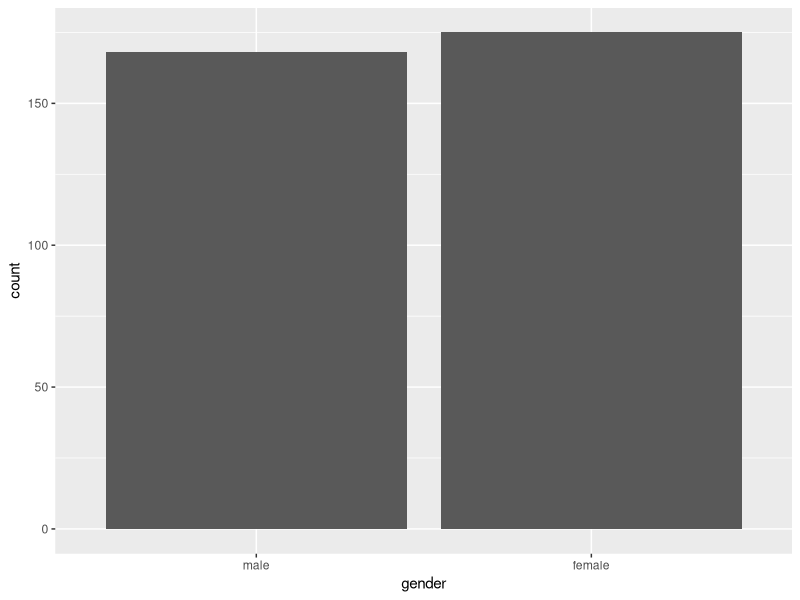
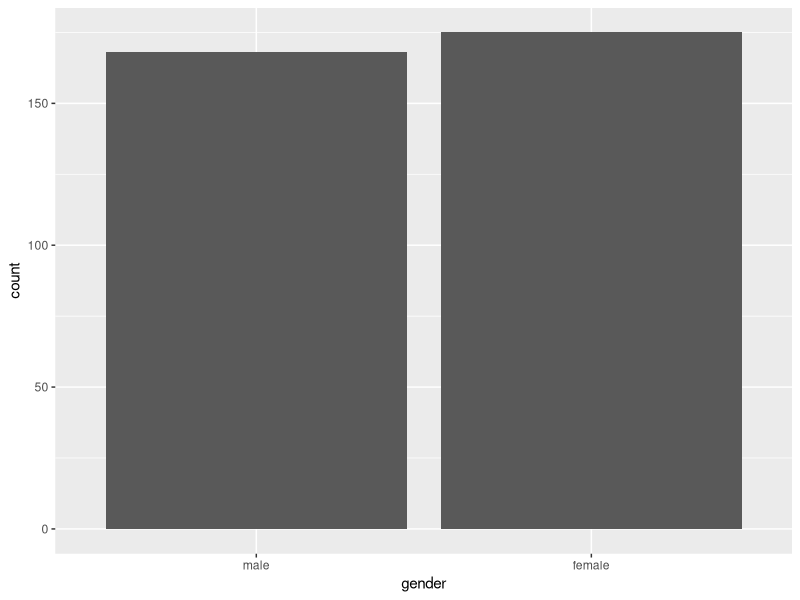
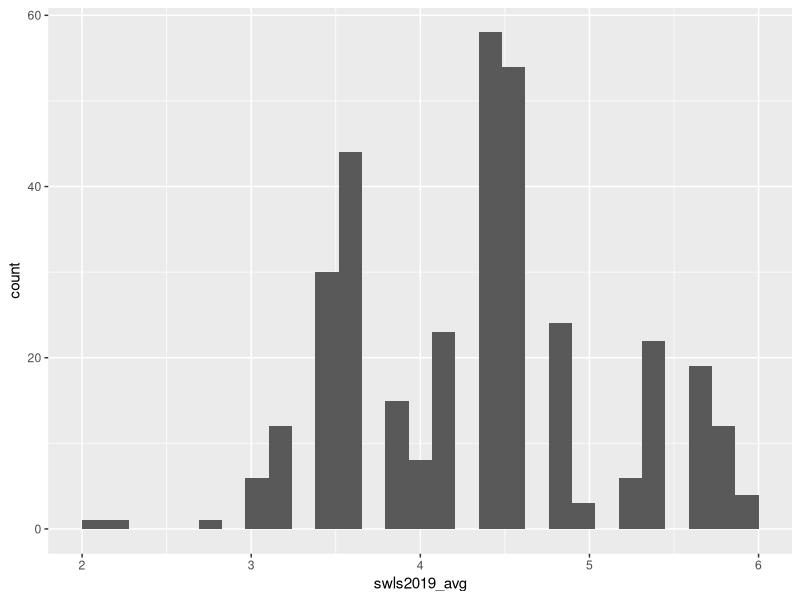
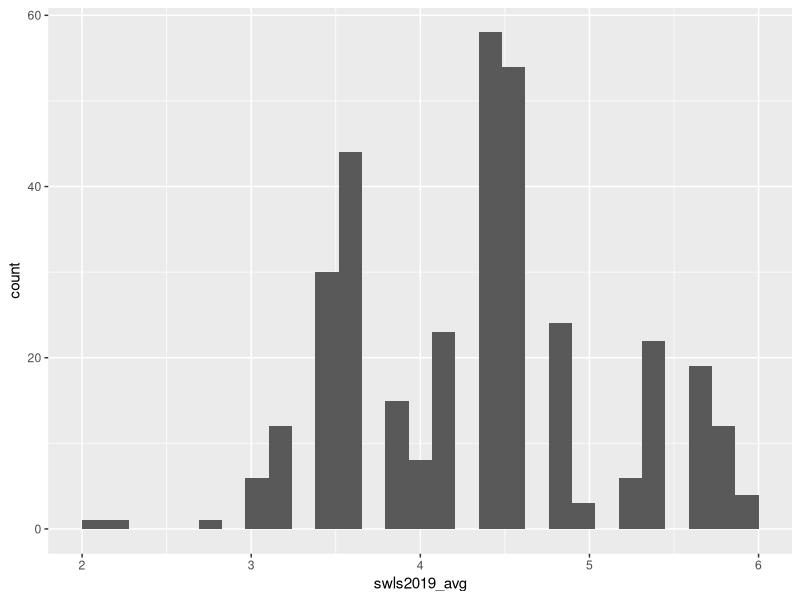
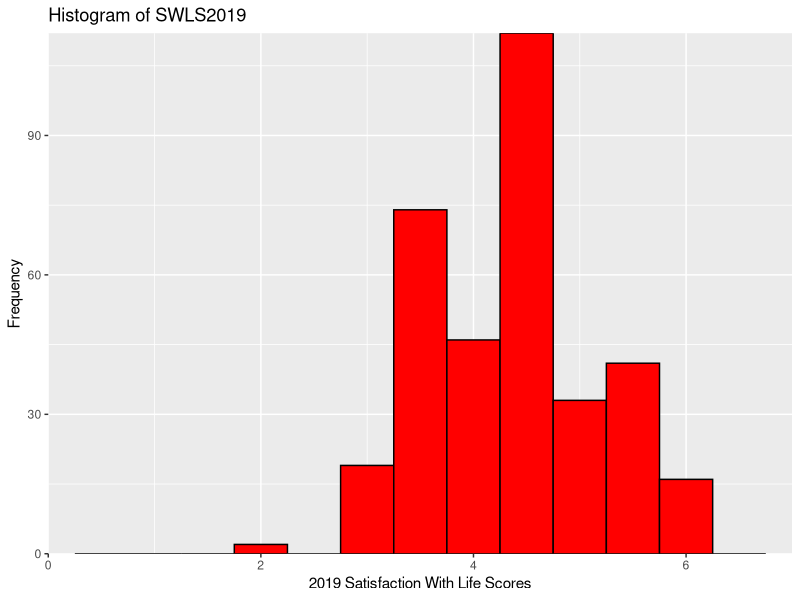
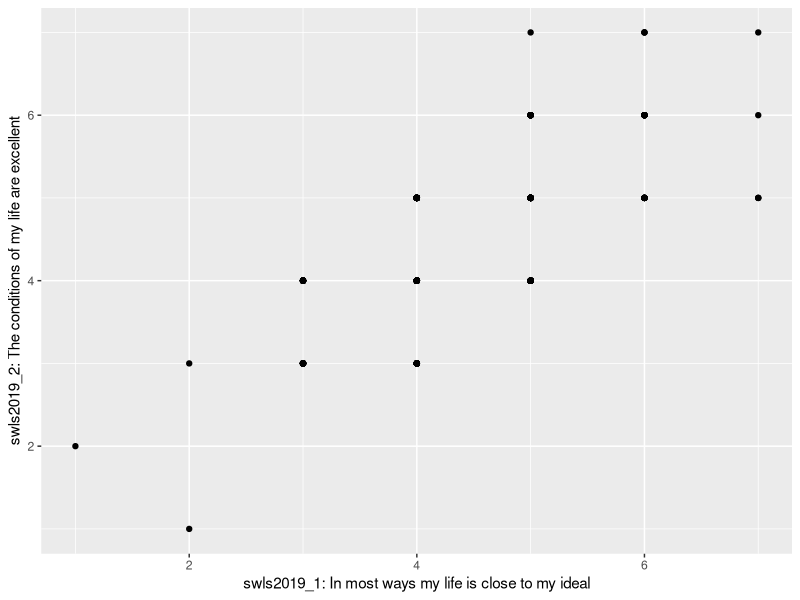

The R script that drew these images, in order:
## ---- chunk 1

library(tidyverse)

## ---- chunk 2

data <- read_csv("SWB.csv")

# this code is saying...
# read in the .csv file, "SWB.csv" and assign it to the object "data"
# from now on, "data" will refer to the data in this csv file

## ---- chunk 3

str(data)

## ---- chunk 4

glimpse(data)

## ---- chunk 5

data$gender <- factor(data$gender, levels = c(0, 1), labels = c("male", "female"))
# this code is saying...
# we want to convert the variable gender into a factor
# this variable has two values / levels, 0 and 1 
# label 0 as “male” and 1 as “female”
# notice that male and female are enclosed in quotation marks (because they are non-numerical or string variables).

# Check that gender is now a factor with either glimpse() or str()
# They'll give you the same output
glimpse(data$gender)

## ---- chunk 6

swls2019_only <- data %>%   # create the subset called "swls2019_only" from "data"
  select(gender, swls2019_1:swls2019_5)  # select gender and the columns swls2019_1 to swls2019_5

## ---- chunk 7

head(swls2019_only)

## ---- chunk 8

swls2019_genderlast <- data %>%   
  select(swls2019_1:swls2019_5, gender)  

## ---- chunk 9

head(swls2019_genderlast)

## ---- chunk 10

male_only <- data %>%	 # create "male_only" subset from "data", 
  filter(gender == "male")  # then filter (keep) only male participants

## ---- chunk 11

head(male_only)

## ---- chunk 12

swls2019_only <- swls2019_only %>% 
  mutate(swls2019_avg = (swls2019_1 + swls2019_2 + swls2019_3 + swls2019_4 + swls2019_5) / 5)
# this code is saying... 
# create a variable called `swls2019_avg` by adding up swls2019_1 to swls2019_5 and then dividing the total by 5
# add this variable to swls2019_only

## ---- chunk 13

head(swls2019_only)

## ---- chunk 14

swls2019_only <- swls2019_only %>% 
  mutate(swls2019_avg_rowmeans = rowMeans(across(c(swls2019_1:swls2019_5))))
# rowMeans(across(c(swls2019_1:swls2019_5))) tells R that we want to find the mean (average) for each row (hence rowMeans) across the five variables, swls2019_1 to swls2019_5. 

## ---- chunk 15

swls2019_only %>% 
  select(swls2019_avg, swls2019_avg_rowmeans) %>% 
  head(6) %>% 
  print(width = Inf)

## ---- chunk 16

swls2019_only %>% 
  summarise(avg_swls = mean(swls2019_avg), 
            min_swls = min(swls2019_avg), 
            max_swls = max(swls2019_avg), 
            var_swls = var(swls2019_avg), 
            sd_swls = sd(swls2019_avg), 
            total = n())

## ---- chunk 17

# Load package (install the package before loading!)
library(psych)

# Get the most common descriptive statistics
describe(swls2019_only$swls2019_avg)

## ---- chunk 18

swls2019_only %>% 
  group_by(gender) %>% 
  summarise(avg_swls = mean(swls2019_avg), 
            min_swls = min(swls2019_avg), 
            max_swls = max(swls2019_avg), 
            var_swls = var(swls2019_avg), 
            sd_swls = sd(swls2019_avg), 
            total = n())

## ---- chunk 19

describeBy(swls2019_only$swls2019_avg, group = swls2019_only$gender)

## ---- chunk 20

swls2019_only %>% 
  group_by(gender) %>%  # Group the result by gender
  summarise(freq = n())  # Count how many of each value in the data

## ---- chunk 21

swls2019_only %>% 
  group_by(gender) %>%   # Group the result by gender
  summarise(freq = n()) %>%  # Count how many of each value in the data 
  mutate (total = sum(freq),  # Count the total number of observations 
          rel_freq = freq / total)  # Take the frequency of each value / total number of observations

## ---- chunk 22

swls2019_only %>% 
  group_by(gender) %>%   
  summarise(freq = n()) %>%   
  mutate (total = sum(freq), 
          rel_freq = freq / total, 
          percentage = rel_freq * 100)  

## ---- chunk 23

ggplot(data = swls2019_only, aes(x = gender)) +  # dataset used is swls2019_only, x (horizontal axis) is gender
  geom_bar(stat="count")  # we want a bar plot where the statistic is the count of the values in x 

## ---- chunk 24

# Alternative
swls2019_only %>%  # dataset used is swls2019_only
  ggplot(.) +  # R takes swls2019_only in the previous line and places it in the . on this line to tell ggplot that dataset used is swls2019_only
  geom_bar(aes(x = gender), stat="count")  # we want a bar plot where x (horizontal axis) is gender and the statistic is the count of values in x

## ---- chunk 25
ggplot(swls2019_only, aes(x = swls2019_avg)) + 
  geom_histogram()  # we want a histogram, so geom_histogram() is used

## ---- chunk 26

swls2019_only %>% 
  ggplot(.) + 
  geom_histogram(aes(x = swls2019_avg))

## ---- chunk 27

# Assign color “grey” to the object barfill (which we will use below to change the colour of the bars).
barfill <- "red" 
# Assign color “black” to the object barlines (which we will use below to change the colour of the barlines).
barlines <- "black" 
# Specify the data frame and the variables to plot.
ggplot(swls2019_only, aes(x = swls2019_avg)) + 
# Specify the type of plot and binwidth.
  geom_histogram(binwidth = 0.5, 
# Specify the border of the bars.
                   color = barlines, 
# Specify the color of the bar.
                   fill = barfill) + 
# Label the x-axis.
  scale_x_continuous(name = "2019 Satisfaction With Life Scores", 
# Force the graph to start at x = 0
                     expand = c(0, 0), 
# Force the graph to end at x = 7
                     limits = c(0, 7)) + 
# Label the y-axis.
  scale_y_continuous(name = "Frequency", 
# Force the graph to start at y = 0
                     expand = c(0, 0), 
# No maximum limit to y (hence, NA)
                     limits = c(0, NA)) + 
# Give the histogram a title.
    ggtitle("Histogram of SWLS2019")
## ---- chunk 28

swls2019_only %>% 
  ggplot(.) + 
  geom_point(aes(x = swls2019_1, y = swls2019_2)) +  # A scatterplot is a plot of points on a graph. So we use geom_point.
  labs(x = "swls2019_1: In most ways my life is close to my ideal",
       y = "swls2019_2: The conditions of my life are excellent")  # labs() is another way to add labels. You can also add titles using the labs() function. 

